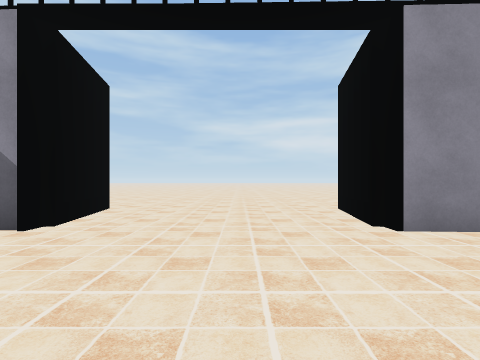
View 1 (above)

20 first-person views from a walk through a 3-D level made in the Unity game engine. The camera is 1.5 m above the floor, looks level and sees 85° across. The floor is counted in squares, 2 m on a side. Each view is taken from the middle of a square. On the plan, view 1 faces up. The plan holds only what a view shows up to about 9 squares ahead; the rest is blank. The place goes on beyond the plan. The player character is not drawn. Some surface patterns are stand-ins.

View 2
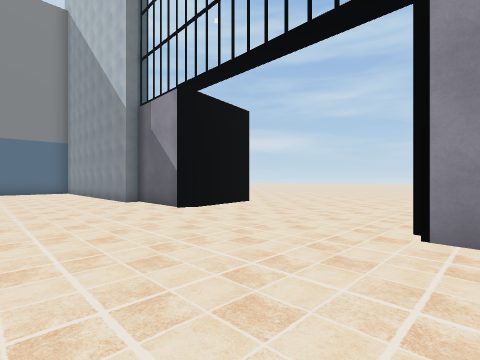

View 3
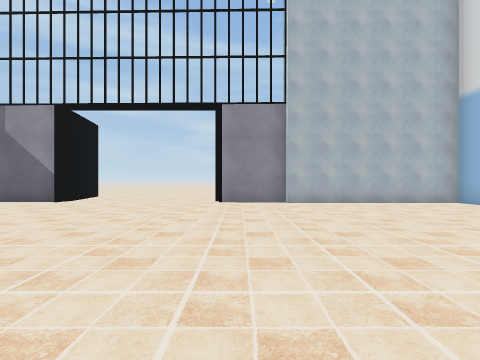

View 4
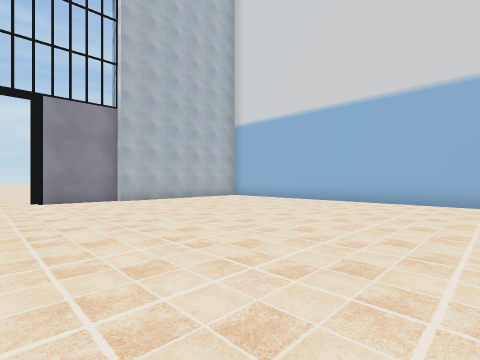

View 5
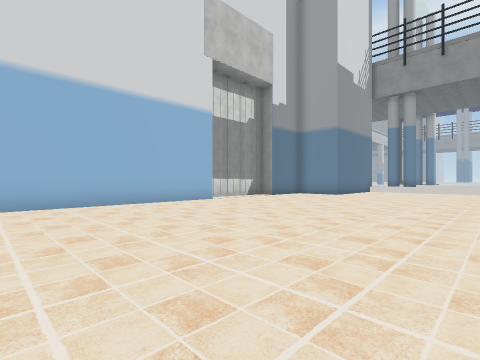

View 6
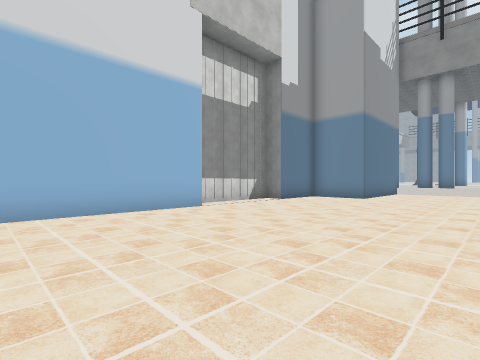

View 7
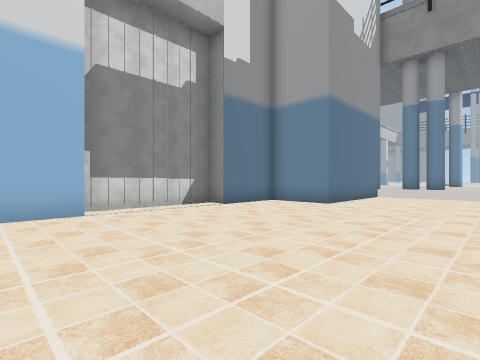

View 8
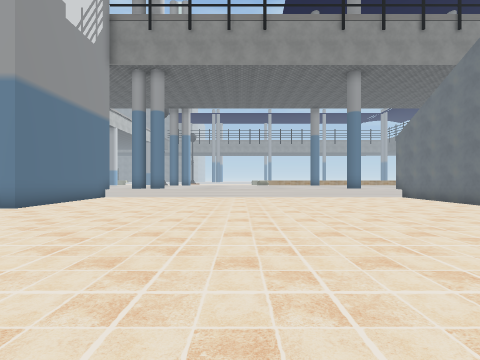

View 9
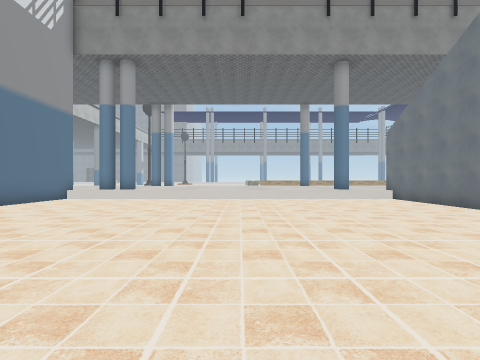

View 10
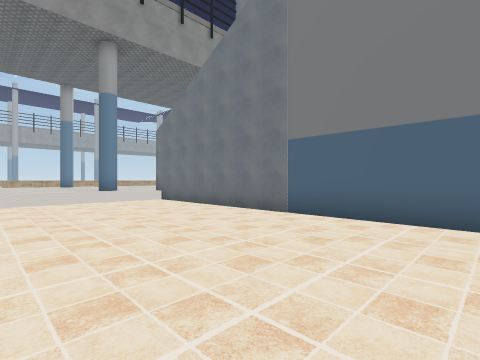

View 11
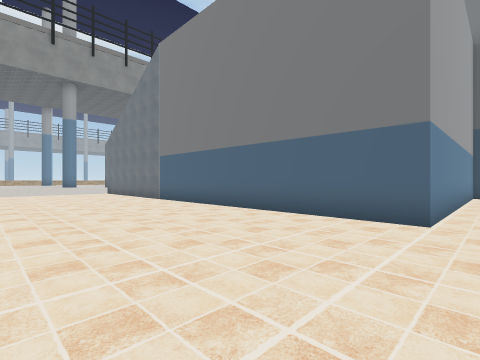

View 12
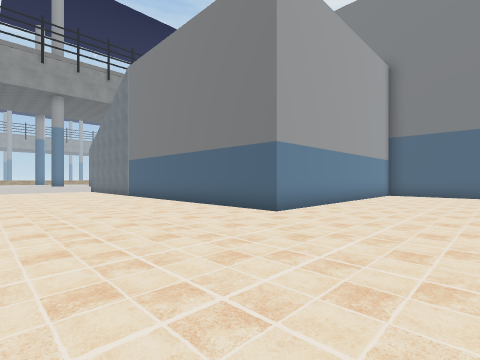

View 13
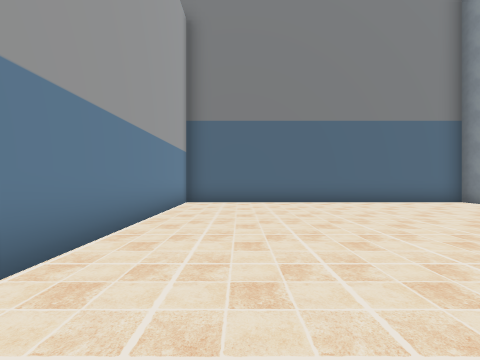

View 14
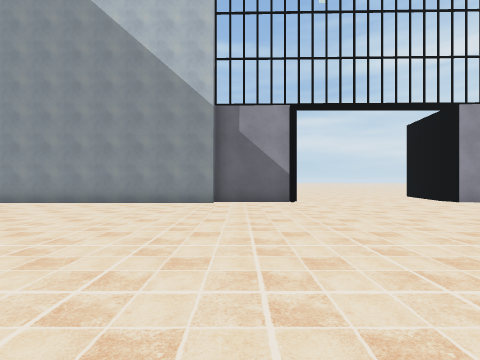

View 15
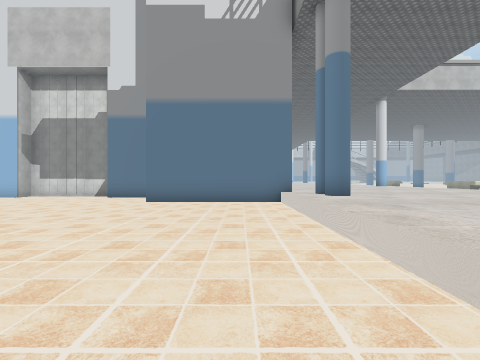

View 16
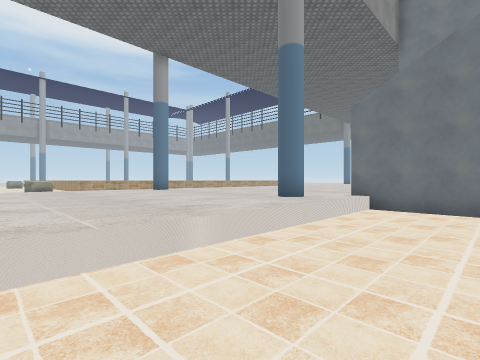

View 17
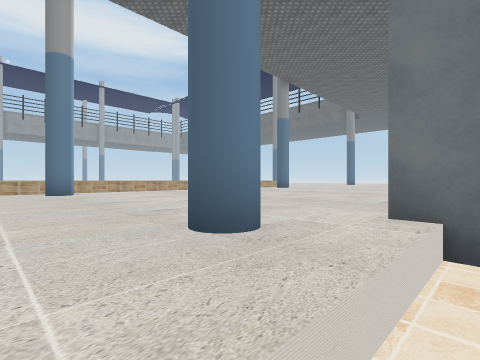

View 18
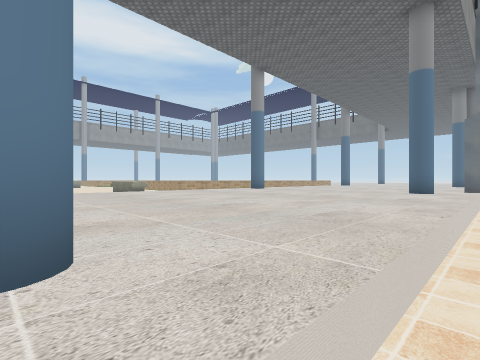

View 19
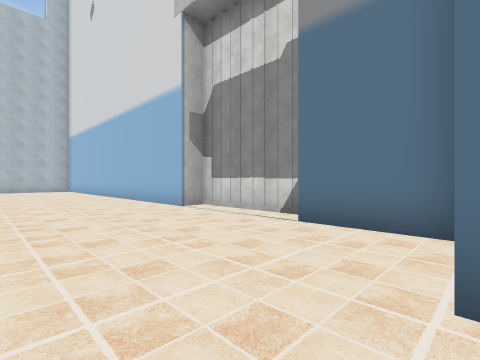

View 20
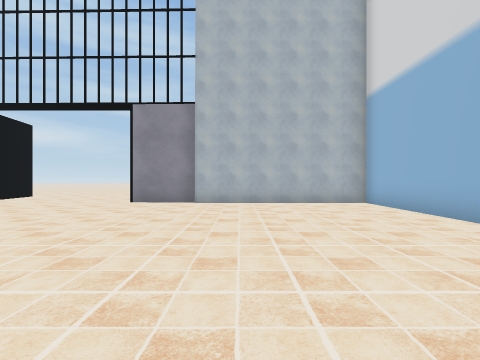

### Floor plan
Key: @ floor where view 1 was taken; # wall or solid block; . floor; ^ raised ledge.
Columns run from 14 left of view 1 to 11 right of it. Each row starts with its distance up from view 1.
 10               ..
  9           ........
  8           ........
  7            .......
  6            #....##
  5            #....#
  4 ############....#########
  3 #.......................#
  2 #.......................#
  1 #.......................#
  0 #.............@.........#
 -1 #.......................#
 -2 #.......................#
 -3 #.......................#
 -4 #.......................#
 -5 #.......................#
 -6 ##########..............#
 -7          #..... ........#
 -8          #..... ........#
 -9          #..... ........##
-10          #...............#
-11          #...............#
-12          #...............#
-13          #...............#
-14          #..............##
-15          #..............#
-16          #............###
-17          #............#
-18          #............#
-19          #............#
-20          #............#
-21        ^^^^^^^^^^^^^#^^
-22     ^^^^^^^^^^^^^^^^^
-23    ^^^^^^^^^^^^^^^^^^^^

Where each view was taken, in squares from view 1:
view 1: 0 up, 0 right, facing up
view 2: 0 up, 3 right, facing up-left
view 3: 5 down, 3 right, facing up
view 4: 6 down, 1 right, facing up-right
view 5: 3 down, 2 right, facing down-right
view 6: 5 down, 4 right, facing down-right
view 7: 8 down, 4 right, facing down-right
view 8: 9 down, 2 right, facing down
view 9: 10 down, 1 right, facing down
view 10: 11 down, 0 right, facing down-left
view 11: 5 down, 0 right, facing down-left
view 12: 2 down, 0 right, facing down-left
view 13: 4 down, 5 left, facing left
view 14: 5 down, 5 left, facing up
view 15: 19 down, 1 left, facing right
view 16: 18 down, 2 right, facing down-left
view 17: 20 down, 2 left, facing down-left
view 18: 20 down, 6 right, facing down-left
view 19: 16 down, 6 right, facing up-right
view 20: 5 down, 6 right, facing up
